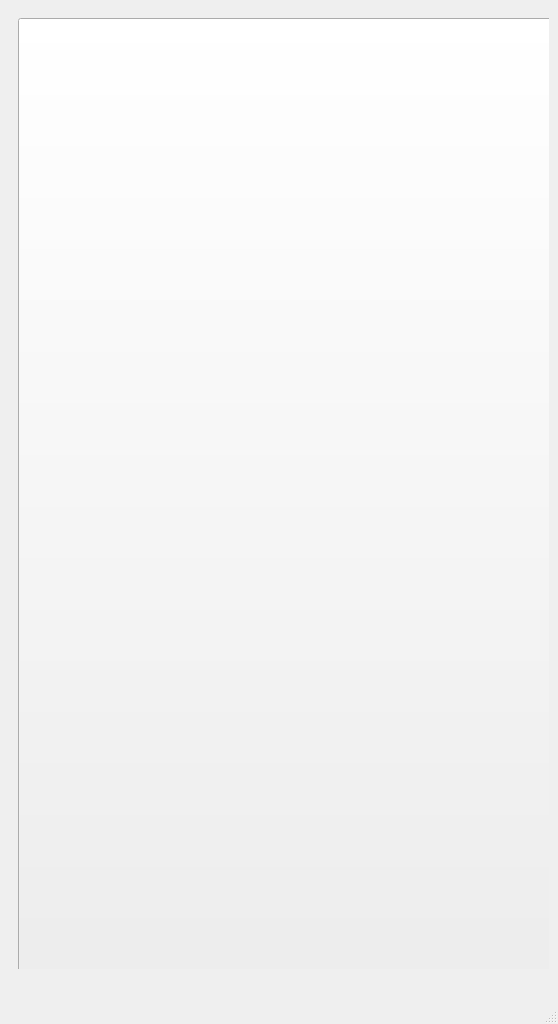
<?xml version="1.0" encoding="UTF-8"?>
<ui version="4.0">
 <class>MainWindow</class>
 <widget class="QMainWindow" name="MainWindow">
  <property name="geometry">
   <rect>
    <x>0</x>
    <y>0</y>
    <width>558</width>
    <height>1024</height>
   </rect>
  </property>
  <property name="sizePolicy">
   <sizepolicy hsizetype="Preferred" vsizetype="Minimum">
    <horstretch>0</horstretch>
    <verstretch>0</verstretch>
   </sizepolicy>
  </property>
  <property name="minimumSize">
   <size>
    <width>540</width>
    <height>960</height>
   </size>
  </property>
  <property name="maximumSize">
   <size>
    <width>558</width>
    <height>1024</height>
   </size>
  </property>
  <property name="acceptDrops">
   <bool>true</bool>
  </property>
  <property name="windowTitle">
   <string>MainWindow</string>
  </property>
  <widget class="QWidget" name="centralwidget">
   <layout class="QVBoxLayout" name="verticalLayout_2">
    <item>
     <widget class="QStackedWidget" name="stackedWidget">
      <property name="currentIndex">
       <number>0</number>
      </property>
      <widget class="QWidget" name="page">
       <property name="minimumSize">
        <size>
         <width>540</width>
         <height>960</height>
        </size>
       </property>
       <property name="maximumSize">
        <size>
         <width>540</width>
         <height>960</height>
        </size>
       </property>
       <layout class="QHBoxLayout" name="horizontalLayout_2">
        <item>
         <widget class="QPushButton" name="introButton">
          <property name="minimumSize">
           <size>
            <width>540</width>
            <height>960</height>
           </size>
          </property>
          <property name="maximumSize">
           <size>
            <width>540</width>
            <height>960</height>
           </size>
          </property>
          <property name="styleSheet">
           <string notr="true">border-image: url(:/G-dragon/벤티홍보.jpg);</string>
          </property>
          <property name="text">
           <string/>
          </property>
         </widget>
        </item>
       </layout>
      </widget>
      <widget class="QWidget" name="page_2">
       <layout class="QHBoxLayout" name="horizontalLayout_3">
        <item>
         <widget class="QPushButton" name="takeoutButton">
          <property name="maximumSize">
           <size>
            <width>275</width>
            <height>275</height>
           </size>
          </property>
          <property name="styleSheet">
           <string notr="true">QPushButton {
    background-color: #2D140D; /* 더벤티 스타일 진한 갈색 배경 */
    color: white;              /* 글자 색상 흰색 */
    font-size: 40px;           /* 글자 크기 */
    font-weight: bold;         /* 글자 두껍게 */
    border-radius: 10px;       /* 버튼 모서리 둥글게 */
    padding: 10px;             /* 안쪽 여백 */
}

/* 버튼 위에 마우스를 올렸을 때 (Hover) */
QPushButton:hover {
    background-color: #5D2E1F; /* 약간 더 밝은 갈색으로 변경 */
}</string>
          </property>
          <property name="text">
           <string>포장</string>
          </property>
         </widget>
        </item>
        <item>
         <widget class="QPushButton" name="storeButton">
          <property name="maximumSize">
           <size>
            <width>275</width>
            <height>275</height>
           </size>
          </property>
          <property name="styleSheet">
           <string notr="true">QPushButton {
    background-color: #2D140D; /* 더벤티 스타일 진한 갈색 배경 */
    color: white;              /* 글자 색상 흰색 */
    font-size: 40px;           /* 글자 크기 */
    font-weight: bold;         /* 글자 두껍게 */
    border-radius: 10px;       /* 버튼 모서리 둥글게 */
    padding: 10px;             /* 안쪽 여백 */
}

/* 버튼 위에 마우스를 올렸을 때 (Hover) */
QPushButton:hover {
    background-color: #5D2E1F; /* 약간 더 밝은 갈색으로 변경 */
}</string>
          </property>
          <property name="text">
           <string>매장</string>
          </property>
         </widget>
        </item>
       </layout>
      </widget>
      <widget class="QWidget" name="page_3">
       <property name="minimumSize">
        <size>
         <width>540</width>
         <height>960</height>
        </size>
       </property>
       <property name="maximumSize">
        <size>
         <width>540</width>
         <height>960</height>
        </size>
       </property>
       <layout class="QVBoxLayout" name="verticalLayout">
        <property name="spacing">
         <number>0</number>
        </property>
        <property name="leftMargin">
         <number>0</number>
        </property>
        <property name="topMargin">
         <number>0</number>
        </property>
        <property name="rightMargin">
         <number>0</number>
        </property>
        <property name="bottomMargin">
         <number>0</number>
        </property>
        <item>
         <widget class="categorywidget" name="widget_3" native="true">
          <property name="minimumSize">
           <size>
            <width>0</width>
            <height>150</height>
           </size>
          </property>
          <property name="maximumSize">
           <size>
            <width>16777215</width>
            <height>150</height>
           </size>
          </property>
         </widget>
        </item>
        <item>
         <widget class="beverage" name="widget_2" native="true">
          <property name="minimumSize">
           <size>
            <width>0</width>
            <height>500</height>
           </size>
          </property>
          <property name="maximumSize">
           <size>
            <width>16777215</width>
            <height>500</height>
           </size>
          </property>
         </widget>
        </item>
        <item>
         <widget class="cartwidget" name="widget" native="true"/>
        </item>
       </layout>
      </widget>
     </widget>
    </item>
   </layout>
  </widget>
  <widget class="QMenuBar" name="menubar">
   <property name="geometry">
    <rect>
     <x>0</x>
     <y>0</y>
     <width>558</width>
     <height>23</height>
    </rect>
   </property>
  </widget>
  <widget class="QStatusBar" name="statusbar"/>
 </widget>
 <customwidgets>
  <customwidget>
   <class>categorywidget</class>
   <extends>QWidget</extends>
   <header>categorywidget.h</header>
   <container>1</container>
  </customwidget>
  <customwidget>
   <class>beverage</class>
   <extends>QWidget</extends>
   <header>beverage.h</header>
   <container>1</container>
  </customwidget>
  <customwidget>
   <class>cartwidget</class>
   <extends>QWidget</extends>
   <header>cartwidget.h</header>
   <container>1</container>
  </customwidget>
 </customwidgets>
 <resources/>
 <connections/>
</ui>
